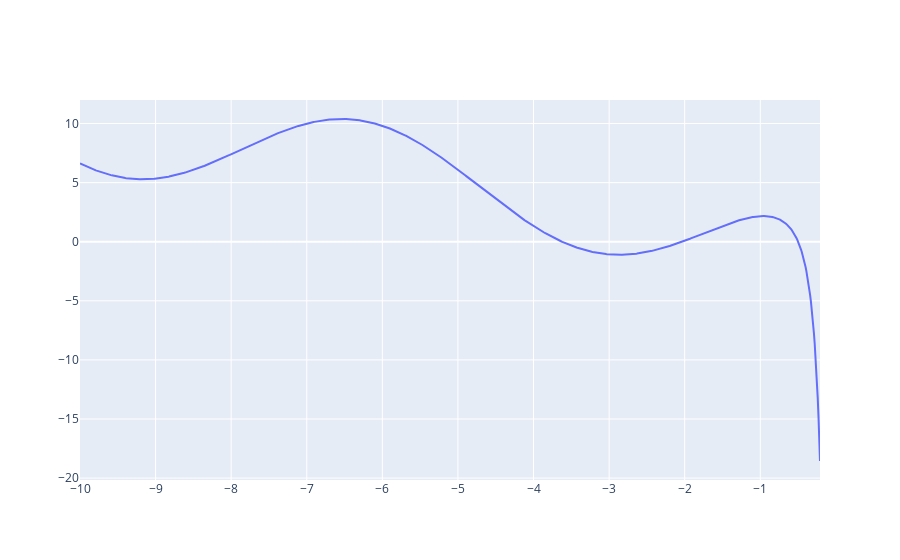

Source (notebook cell):
### Code cell
draw_func(func, -10, -0.2, 0.01)

### Figure 1 — Plotly figure (JSON) as saved in the notebook; plotly's stock layout.template omitted (floating-point values rounded to 4 significant figures; data arrays with more than 128 entries replaced by an {"elided": "..."} marker saying what was removed)
{"data": [{"name": "4cos(x) - x - 1/x^2", "type": "scatter", "x": {"elided": "980 float values"}, "y": {"elided": "980 float values"}}], "layout": {}}
